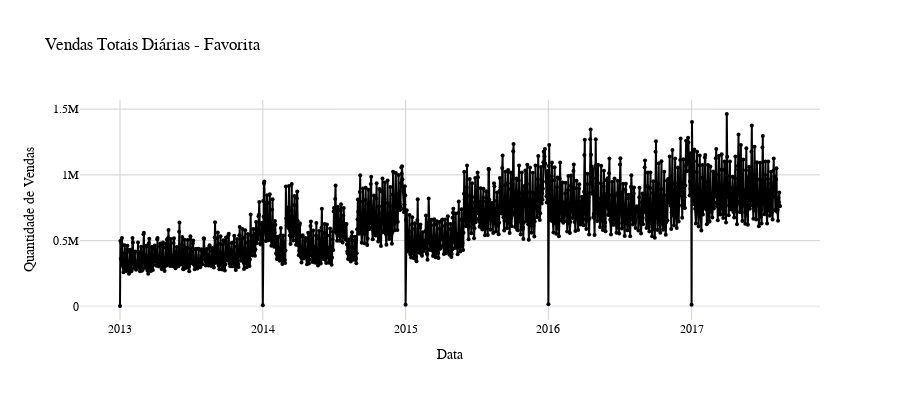

This figure's notebook cell:
### Code cell
fig = go.Figure()

# Adicionar os dados ao gráfico
fig.add_trace(go.Scatter(x=df_resultado_grouped['Data'], y=df_resultado_grouped['Vendas'], mode='lines+markers', name='Vendas', line=dict(color='black'), marker=dict(size=4)))

# Configurações do layout
fig.update_layout(
    height=400,  # Aumentar a altura do gráfico
    title='Vendas Totais Diárias - Favorita',
    xaxis_title='Data',
    yaxis_title='Quantidade de Vendas',
    template='plotly_white',
    font=dict(
        family="Arial, sans-serif",
        size=12,
        color="black"
    ),
    legend=dict(
        title="Modelos",
        orientation="h",
        yanchor="bottom",
        y=1,
        xanchor="right",
        x=1
    ),
    xaxis=dict(
        showgrid=True,
        gridwidth=1,
        gridcolor='LightGray'
    ),
    yaxis=dict(
        showgrid=True,
        gridwidth=1,
        gridcolor='LightGray'
    )
)

# Salvar o gráfico como um arquivo PNG
fig.write_html('Gráficos/vendas_totais_diarias_favorita.html')

# Mostrar o gráfico
fig.show()

### Figure 1 — Plotly figure (JSON) as saved in the notebook; plotly's stock layout.template omitted (floating-point values rounded to 4 significant figures; data arrays with more than 128 entries replaced by an {"elided": "..."} marker saying what was removed)
{"data": [{"line": {"color": "black"}, "marker": {"size": 4}, "mode": "lines+markers", "name": "Vendas", "type": "scatter", "x": {"elided": "1684 str values"}, "y": {"elided": "1684 float values"}}], "layout": {"font": {"color": "black", "family": "Arial, sans-serif", "size": 12}, "height": 400, "legend": {"orientation": "h", "title": {"text": "Modelos"}, "x": 1, "xanchor": "right", "y": 1, "yanchor": "bottom"}, "title": {"text": "Vendas Totais Diárias - Favorita"}, "xaxis": {"gridcolor": "LightGray", "gridwidth": 1, "showgrid": true, "title": {"text": "Data"}}, "yaxis": {"gridcolor": "LightGray", "gridwidth": 1, "showgrid": true, "title": {"text": "Quantidade de Vendas"}}}}
